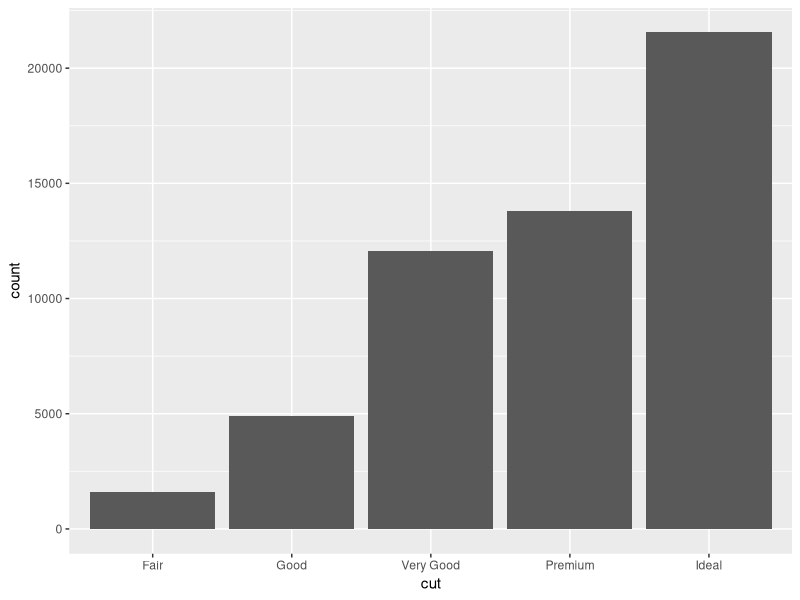
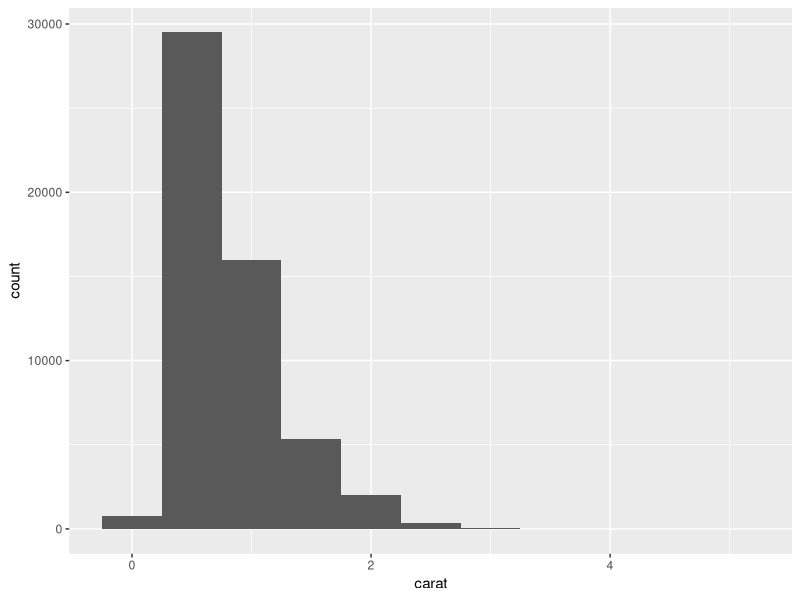
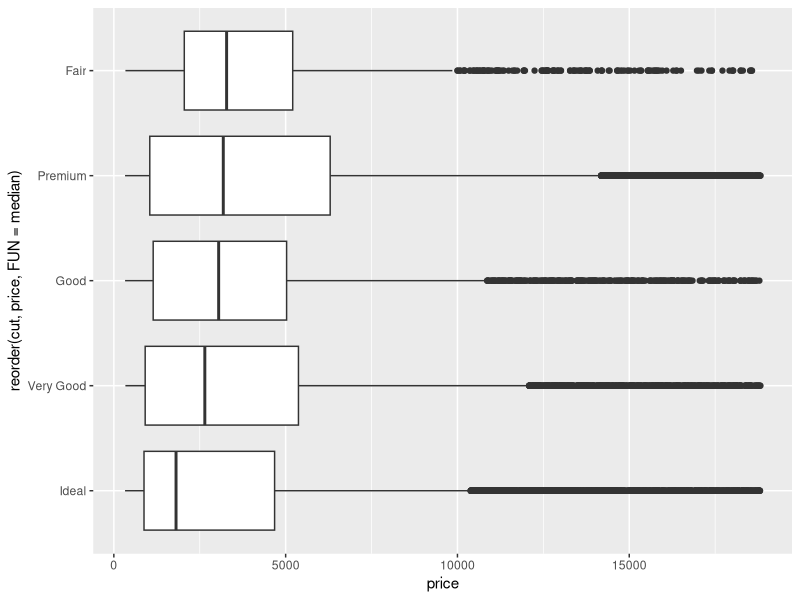
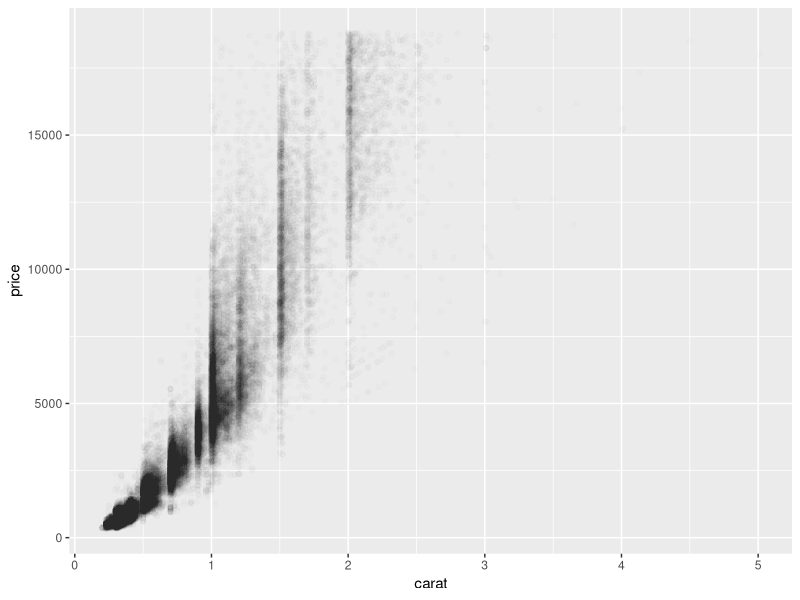

Here is the R script that generated these plots, in order:
## ---- chunk 1
library(ggplot2)
data(diamonds)
summary(diamonds)
dim(diamonds)
## ---- chunk 2
ggplot(data = diamonds) +
geom_bar(mapping = aes(x = cut))
## ---- chunk 3
ggplot(data = diamonds) +
geom_histogram(mapping = aes(x = carat), binwidth = 0.5)
## ---- chunk 4
ggplot(data = diamonds) +
geom_boxplot(
mapping = aes(
x = reorder(cut, price, FUN = median),
y = price
)
) +
coord_flip()
## ---- chunk 5
ggplot(data = diamonds) +
geom_point(
mapping = aes(x = carat, y = price),
alpha = 1 / 100
)
